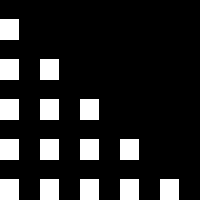

This game map was drawn from its Tiled (.tmx) file and the tilesets committed beside it. A one-line description and the trimmed map source follow:
An orthogonal 5x5 tile map with 40x40 px tiles, 1 tile layer (Layer 1).

<map version="1.0" orientation="orthogonal" width="5" height="5" tilewidth="40" tileheight="40">
 <tileset firstgid="1" name="texture" tilewidth="40" tileheight="40" spacing="4" margin="4">
  <image source="texture.png" />
 </tileset>
 <layer name="Layer 1" width="5" height="5">
  <data>[25 cells, 15 non-empty, 1 distinct tile ids]</data>
 </layer>
</map>
